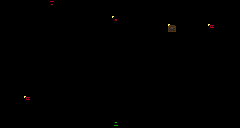

A 2D game scene composited from a Tiled map and its tileset images. What follows is a short description and the map's XML, with every tile layer's data as written:
An orthogonal 30x16 tile map with 8x8 px tiles, 3 tile layers (Geometry, Spawns, Background).

<map version="1.10" tiledversion="1.10.2" orientation="orthogonal" renderorder="right-down" width="30" height="16" tilewidth="8" tileheight="8" infinite="0" nextlayerid="4" nextobjectid="1">
 <tileset firstgid="1" source="Project/RoomShaper.tsx" />
 <layer id="1" name="Geometry" width="30" height="16">
  <data encoding="csv">
0,0,0,0,0,0,7,0,0,0,0,0,0,0,0,0,0,0,0,0,0,0,0,0,0,0,0,0,0,0,
0,0,0,0,0,0,2,0,0,0,0,0,0,0,0,0,0,0,0,0,0,0,0,0,0,0,0,0,0,0,
0,0,0,0,0,0,2,0,0,0,0,0,0,0,0,0,0,0,0,0,0,0,0,0,0,0,0,0,0,0,
0,0,0,0,0,0,2,0,0,0,0,0,0,0,0,0,0,0,0,0,0,0,0,0,0,0,0,0,0,0,
1,1,1,1,1,1,1,1,1,1,4,0,0,0,0,0,0,0,0,0,1,1,1,1,1,1,1,1,1,1,
1,1,1,1,1,1,1,1,1,1,1,4,0,0,0,0,0,0,0,0,1,1,1,1,1,1,1,1,1,1,
1,1,1,1,1,1,1,1,1,1,1,1,4,0,0,0,0,0,0,0,0,0,0,0,0,0,1,1,1,1,
1,1,1,1,1,1,1,1,1,1,1,1,1,4,0,0,0,0,0,0,0,0,0,0,0,0,1,1,1,1,
1,1,1,1,1,1,1,1,1,1,1,1,1,1,1,1,1,1,1,1,1,1,1,1,1,2,1,1,1,1,
1,1,1,1,1,1,1,1,1,1,1,1,1,1,1,1,1,1,1,1,1,1,1,1,1,2,1,1,1,1,
1,1,0,0,0,0,0,0,0,0,0,0,0,0,0,0,0,0,0,0,0,0,0,0,0,2,0,0,1,1,
1,1,0,0,0,0,0,0,0,0,0,0,0,0,0,0,0,0,0,0,0,0,0,0,0,2,0,0,1,1,
1,1,0,0,0,0,0,0,0,0,0,0,0,0,0,0,0,0,0,0,0,0,0,0,0,2,0,0,1,1,
1,1,1,1,1,1,1,1,1,1,1,1,1,1,2,1,1,1,1,1,1,1,1,1,1,1,1,1,1,1,
1,1,1,1,1,1,1,1,1,1,1,1,1,1,2,1,1,1,1,1,1,1,1,1,1,1,1,1,1,1,
1,1,1,1,1,1,1,1,1,1,1,1,1,1,6,1,1,1,1,1,1,1,1,1,1,1,1,1,1,1
</data>
 </layer>
 <layer id="2" name="Spawns" width="30" height="16">
  <data encoding="csv">
0,0,0,0,0,0,0,0,0,0,0,0,0,0,0,0,0,0,0,0,0,0,0,0,0,0,0,0,0,0,
0,0,0,0,0,0,0,0,0,0,0,0,0,0,0,0,0,0,0,0,0,0,0,0,0,0,0,0,0,0,
0,0,0,0,0,0,0,0,0,0,0,0,0,0,27,0,0,0,0,0,0,0,0,0,0,0,0,0,0,0,
0,0,0,0,0,0,0,0,0,0,0,0,0,0,0,0,0,0,0,0,0,25,0,0,0,0,26,0,0,0,
0,0,0,0,0,0,0,0,0,0,0,0,0,0,0,0,0,0,0,0,0,0,0,0,0,0,0,0,0,0,
0,0,0,0,0,0,0,0,0,0,0,0,0,0,0,0,0,0,0,0,0,0,0,0,0,0,0,0,0,0,
0,0,0,0,0,0,0,0,0,0,0,0,0,0,0,0,0,0,0,0,0,0,0,0,0,0,0,0,0,0,
0,0,0,0,0,0,0,0,0,0,0,0,0,0,0,0,0,0,0,0,0,0,0,0,0,0,0,0,0,0,
0,0,0,0,0,0,0,0,0,0,0,0,0,0,0,0,0,0,0,0,0,0,0,0,0,0,0,0,0,0,
0,0,0,0,0,0,0,0,0,0,0,0,0,0,0,0,0,0,0,0,0,0,0,0,0,0,0,0,0,0,
0,0,0,0,0,0,0,0,0,0,0,0,0,0,0,0,0,0,0,0,0,0,0,0,0,0,0,0,0,0,
0,0,0,0,0,0,0,0,0,0,0,0,0,0,0,0,0,0,0,0,0,0,0,0,0,0,0,0,0,0,
0,0,0,26,0,0,0,0,0,0,0,0,0,0,0,0,0,0,0,0,0,0,0,0,0,0,0,0,0,0,
0,0,0,0,0,0,0,0,0,0,0,0,0,0,0,0,0,0,0,0,0,0,0,0,0,0,0,0,0,0,
0,0,0,0,0,0,0,0,0,0,0,0,0,0,0,0,0,0,0,0,0,0,0,0,0,0,0,0,0,0,
0,0,0,0,0,0,0,0,0,0,0,0,0,0,0,0,0,0,0,0,0,0,0,0,0,0,0,0,0,0
</data>
 </layer>
 <layer id="3" name="Background" width="30" height="16">
  <data encoding="csv">
0,0,0,0,0,0,0,0,0,0,0,0,0,0,0,0,0,0,0,0,0,0,0,0,0,0,0,0,0,0,
0,0,0,0,0,0,0,0,0,0,0,0,0,0,0,0,0,0,0,0,0,0,0,0,0,0,0,0,0,0,
0,0,0,0,0,0,0,0,0,0,0,0,0,0,0,0,0,0,0,0,0,0,0,0,0,0,0,0,0,0,
0,0,0,0,0,0,0,0,0,0,0,0,0,0,0,0,0,0,0,0,0,0,0,0,0,0,0,0,0,0,
0,0,0,0,0,0,0,0,0,0,0,0,0,0,0,0,0,0,0,0,0,0,0,0,0,0,0,0,0,0,
0,0,0,0,0,0,0,0,0,0,0,0,0,0,0,0,0,0,0,0,0,0,0,0,0,0,0,0,0,0,
0,0,0,0,0,0,0,0,0,0,0,0,0,0,0,0,0,0,0,0,0,0,0,0,0,0,0,0,0,0,
0,0,0,0,0,0,0,0,0,0,0,0,0,0,0,0,0,0,0,0,0,0,0,0,0,0,0,0,0,0,
0,0,0,0,0,0,0,0,0,0,0,0,0,0,0,0,0,0,0,0,0,0,0,0,0,0,0,0,0,0,
0,0,0,0,0,0,0,0,0,0,0,0,0,0,0,0,0,0,0,0,0,0,0,0,0,0,0,0,0,0,
0,0,0,0,0,0,0,0,0,0,0,0,0,0,0,0,0,0,0,0,0,0,0,0,0,0,0,0,0,0,
0,0,0,0,0,0,0,0,0,0,0,0,0,0,0,0,0,0,0,0,0,0,0,0,0,0,0,0,0,0,
0,0,0,0,0,0,0,0,0,0,0,0,0,0,0,0,0,0,0,0,0,0,0,0,0,0,0,0,0,0,
0,0,0,0,0,0,0,0,0,0,0,0,0,0,0,0,0,0,0,0,0,0,0,0,0,0,0,0,0,0,
0,0,0,0,0,0,0,0,0,0,0,0,0,0,0,0,0,0,0,0,0,0,0,0,0,0,0,0,0,0,
0,0,0,0,0,0,0,0,0,0,0,0,0,0,0,0,0,0,0,0,0,0,0,0,0,0,0,0,0,0
</data>
 </layer>
</map>
